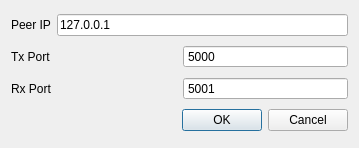
<?xml version="1.0" encoding="UTF-8"?>
<ui version="4.0">
 <class>dlgUDP</class>
 <widget class="QDialog" name="dlgUDP">
  <property name="geometry">
   <rect>
    <x>0</x>
    <y>0</y>
    <width>359</width>
    <height>148</height>
   </rect>
  </property>
  <property name="windowTitle">
   <string>Dialog</string>
  </property>
  <layout class="QVBoxLayout" name="verticalLayout">
   <item>
    <layout class="QHBoxLayout" name="horizontalLayout">
     <item>
      <widget class="QLabel" name="label">
       <property name="text">
        <string>Peer IP</string>
       </property>
      </widget>
     </item>
     <item>
      <widget class="QLineEdit" name="txtPeerIP">
       <property name="text">
        <string>127.0.0.1</string>
       </property>
      </widget>
     </item>
    </layout>
   </item>
   <item>
    <layout class="QHBoxLayout" name="horizontalLayout_2">
     <item>
      <widget class="QLabel" name="label_2">
       <property name="text">
        <string>Tx Port</string>
       </property>
      </widget>
     </item>
     <item>
      <widget class="QSpinBox" name="numudTxPort">
       <property name="buttonSymbols">
        <enum>QAbstractSpinBox::NoButtons</enum>
       </property>
       <property name="maximum">
        <number>65535</number>
       </property>
       <property name="value">
        <number>5000</number>
       </property>
      </widget>
     </item>
    </layout>
   </item>
   <item>
    <layout class="QHBoxLayout" name="horizontalLayout_3">
     <item>
      <widget class="QLabel" name="label_3">
       <property name="text">
        <string>Rx Port</string>
       </property>
      </widget>
     </item>
     <item>
      <widget class="QSpinBox" name="numudRxPort">
       <property name="buttonSymbols">
        <enum>QAbstractSpinBox::NoButtons</enum>
       </property>
       <property name="maximum">
        <number>65535</number>
       </property>
       <property name="value">
        <number>5001</number>
       </property>
      </widget>
     </item>
    </layout>
   </item>
   <item>
    <widget class="QDialogButtonBox" name="buttonBox">
     <property name="orientation">
      <enum>Qt::Horizontal</enum>
     </property>
     <property name="standardButtons">
      <set>QDialogButtonBox::Cancel|QDialogButtonBox::Ok</set>
     </property>
    </widget>
   </item>
  </layout>
 </widget>
 <resources/>
 <connections>
  <connection>
   <sender>buttonBox</sender>
   <signal>accepted()</signal>
   <receiver>dlgUDP</receiver>
   <slot>accept()</slot>
   <hints>
    <hint type="sourcelabel">
     <x>248</x>
     <y>254</y>
    </hint>
    <hint type="destinationlabel">
     <x>157</x>
     <y>274</y>
    </hint>
   </hints>
  </connection>
  <connection>
   <sender>buttonBox</sender>
   <signal>rejected()</signal>
   <receiver>dlgUDP</receiver>
   <slot>reject()</slot>
   <hints>
    <hint type="sourcelabel">
     <x>316</x>
     <y>260</y>
    </hint>
    <hint type="destinationlabel">
     <x>286</x>
     <y>274</y>
    </hint>
   </hints>
  </connection>
 </connections>
</ui>
